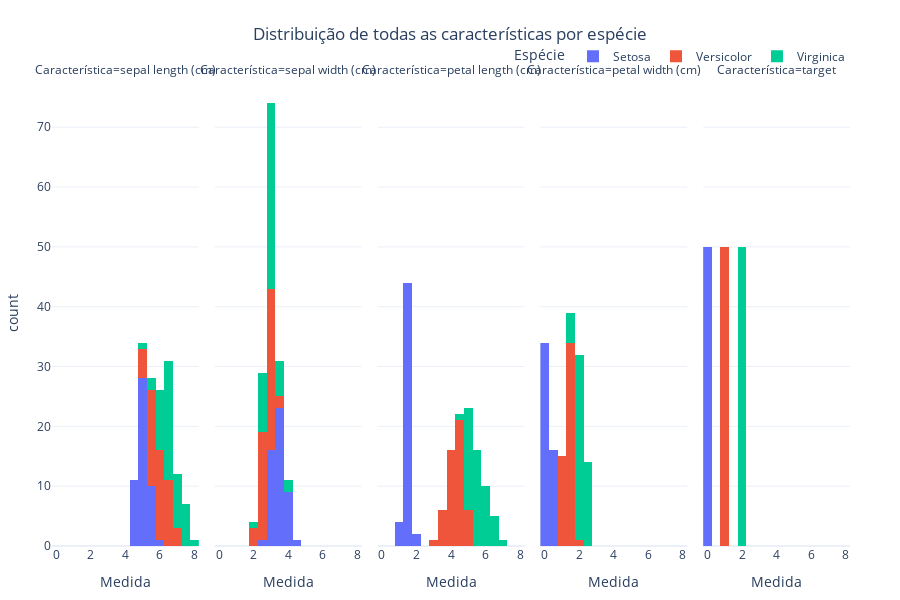

Source (notebook cell):
### Code cell
# Criar histograma de todas as características separadas por espécie
fig = px.histogram(df_melted, 
                    x="Valor", 
                    facet_col="Característica", 
                    color="species", 
                    title="Distribuição de todas as características por espécie",
                    labels={"Valor": "Medida", "species": "Espécie"})

# Melhorias de layout
fig.update_layout(
    title_x=0.5,  # Centraliza o título
    height=600,
    template="plotly_white",
    margin=dict(l=50, r=50, t=80, b=50),
    font=dict(size=12),
    legend_title_text="Espécie",
    legend=dict(
        orientation="h",
        yanchor="bottom",
        y=1.02,
        xanchor="right",
        x=1
    )
)

# Exibir o gráfico
fig.show()

### Figure 1 — Plotly figure (JSON) as saved in the notebook; plotly's stock layout.template omitted (floating-point values rounded to 4 significant figures)
{"data": [{"bingroup": "x", "hovertemplate": "Espécie=Setosa<br>Característica=sepal length (cm)<br>Medida=%{x}<br>count=%{y}<extra></extra>", "legendgroup": "Setosa", "marker": {"color": "#636efa", "pattern": {"shape": ""}}, "name": "Setosa", "orientation": "v", "showlegend": true, "type": "histogram", "x": [5.1, 4.9, 4.7, 4.6, 5.0, 5.4, 4.6, 5.0, 4.4, 4.9, 5.4, 4.8, 4.8, 4.3, 5.8, 5.7, 5.4, 5.1, 5.7, 5.1, 5.4, 5.1, 4.6, 5.1, 4.8, 5.0, 5.0, 5.2, 5.2, 4.7, 4.8, 5.4, 5.2, 5.5, 4.9, 5.0, 5.5, 4.9, 4.4, 5.1, 5.0, 4.5, 4.4, 5.0, 5.1, 4.8, 5.1, 4.6, 5.3, 5.0], "xaxis": "x", "yaxis": "y"}, {"bingroup": "x", "hovertemplate": "Espécie=Setosa<br>Característica=sepal width (cm)<br>Medida=%{x}<br>count=%{y}<extra></extra>", "legendgroup": "Setosa", "marker": {"color": "#636efa", "pattern": {"shape": ""}}, "name": "Setosa", "orientation": "v", "showlegend": false, "type": "histogram", "x": [3.5, 3.0, 3.2, 3.1, 3.6, 3.9, 3.4, 3.4, 2.9, 3.1, 3.7, 3.4, 3.0, 3.0, 4.0, 4.4, 3.9, 3.5, 3.8, 3.8, 3.4, 3.7, 3.6, 3.3, 3.4, 3.0, 3.4, 3.5, 3.4, 3.2, 3.1, 3.4, 4.1, 4.2, 3.1, 3.2, 3.5, 3.6, 3.0, 3.4, 3.5, 2.3, 3.2, 3.5, 3.8, 3.0, 3.8, 3.2, 3.7, 3.3], "xaxis": "x2", "yaxis": "y2"}, {"bingroup": "x", "hovertemplate": "Espécie=Setosa<br>Característica=petal length (cm)<br>Medida=%{x}<br>count=%{y}<extra></extra>", "legendgroup": "Setosa", "marker": {"color": "#636efa", "pattern": {"shape": ""}}, "name": "Setosa", "orientation": "v", "showlegend": false, "type": "histogram", "x": [1.4, 1.4, 1.3, 1.5, 1.4, 1.7, 1.4, 1.5, 1.4, 1.5, 1.5, 1.6, 1.4, 1.1, 1.2, 1.5, 1.3, 1.4, 1.7, 1.5, 1.7, 1.5, 1.0, 1.7, 1.9, 1.6, 1.6, 1.5, 1.4, 1.6, 1.6, 1.5, 1.5, 1.4, 1.5, 1.2, 1.3, 1.4, 1.3, 1.5, 1.3, 1.3, 1.3, 1.6, 1.9, 1.4, 1.6, 1.4, 1.5, 1.4], "xaxis": "x3", "yaxis": "y3"}, {"bingroup": "x", "hovertemplate": "Espécie=Setosa<br>Característica=petal width (cm)<br>Medida=%{x}<br>count=%{y}<extra></extra>", "legendgroup": "Setosa", "marker": {"color": "#636efa", "pattern": {"shape": ""}}, "name": "Setosa", "orientation": "v", "showlegend": false, "type": "histogram", "x": [0.2, 0.2, 0.2, 0.2, 0.2, 0.4, 0.3, 0.2, 0.2, 0.1, 0.2, 0.2, 0.1, 0.1, 0.2, 0.4, 0.4, 0.3, 0.3, 0.3, 0.2, 0.4, 0.2, 0.5, 0.2, 0.2, 0.4, 0.2, 0.2, 0.2, 0.2, 0.4, 0.1, 0.2, 0.2, 0.2, 0.2, 0.1, 0.2, 0.2, 0.3, 0.3, 0.2, 0.6, 0.4, 0.3, 0.2, 0.2, 0.2, 0.2], "xaxis": "x4", "yaxis": "y4"}, {"bingroup": "x", "hovertemplate": "Espécie=Setosa<br>Característica=target<br>Medida=%{x}<br>count=%{y}<extra></extra>", "legendgroup": "Setosa", "marker": {"color": "#636efa", "pattern": {"shape": ""}}, "name": "Setosa", "orientation": "v", "showlegend": false, "type": "histogram", "x": [0.0, 0.0, 0.0, 0.0, 0.0, 0.0, 0.0, 0.0, 0.0, 0.0, 0.0, 0.0, 0.0, 0.0, 0.0, 0.0, 0.0, 0.0, 0.0, 0.0, 0.0, 0.0, 0.0, 0.0, 0.0, 0.0, 0.0, 0.0, 0.0, 0.0, 0.0, 0.0, 0.0, 0.0, 0.0, 0.0, 0.0, 0.0, 0.0, 0.0, 0.0, 0.0, 0.0, 0.0, 0.0, 0.0, 0.0, 0.0, 0.0, 0.0], "xaxis": "x5", "yaxis": "y5"}, {"bingroup": "x", "hovertemplate": "Espécie=Versicolor<br>Característica=sepal length (cm)<br>Medida=%{x}<br>count=%{y}<extra></extra>", "legendgroup": "Versicolor", "marker": {"color": "#EF553B", "pattern": {"shape": ""}}, "name": "Versicolor", "orientation": "v", "showlegend": true, "type": "histogram", "x": [7.0, 6.4, 6.9, 5.5, 6.5, 5.7, 6.3, 4.9, 6.6, 5.2, 5.0, 5.9, 6.0, 6.1, 5.6, 6.7, 5.6, 5.8, 6.2, 5.6, 5.9, 6.1, 6.3, 6.1, 6.4, 6.6, 6.8, 6.7, 6.0, 5.7, 5.5, 5.5, 5.8, 6.0, 5.4, 6.0, 6.7, 6.3, 5.6, 5.5, 5.5, 6.1, 5.8, 5.0, 5.6, 5.7, 5.7, 6.2, 5.1, 5.7], "xaxis": "x", "yaxis": "y"}, {"bingroup": "x", "hovertemplate": "Espécie=Versicolor<br>Característica=sepal width (cm)<br>Medida=%{x}<br>count=%{y}<extra></extra>", "legendgroup": "Versicolor", "marker": {"color": "#EF553B", "pattern": {"shape": ""}}, "name": "Versicolor", "orientation": "v", "showlegend": false, "type": "histogram", "x": [3.2, 3.2, 3.1, 2.3, 2.8, 2.8, 3.3, 2.4, 2.9, 2.7, 2.0, 3.0, 2.2, 2.9, 2.9, 3.1, 3.0, 2.7, 2.2, 2.5, 3.2, 2.8, 2.5, 2.8, 2.9, 3.0, 2.8, 3.0, 2.9, 2.6, 2.4, 2.4, 2.7, 2.7, 3.0, 3.4, 3.1, 2.3, 3.0, 2.5, 2.6, 3.0, 2.6, 2.3, 2.7, 3.0, 2.9, 2.9, 2.5, 2.8], "xaxis": "x2", "yaxis": "y2"}, {"bingroup": "x", "hovertemplate": "Espécie=Versicolor<br>Característica=petal length (cm)<br>Medida=%{x}<br>count=%{y}<extra></extra>", "legendgroup": "Versicolor", "marker": {"color": "#EF553B", "pattern": {"shape": ""}}, "name": "Versicolor", "orientation": "v", "showlegend": false, "type": "histogram", "x": [4.7, 4.5, 4.9, 4.0, 4.6, 4.5, 4.7, 3.3, 4.6, 3.9, 3.5, 4.2, 4.0, 4.7, 3.6, 4.4, 4.5, 4.1, 4.5, 3.9, 4.8, 4.0, 4.9, 4.7, 4.3, 4.4, 4.8, 5.0, 4.5, 3.5, 3.8, 3.7, 3.9, 5.1, 4.5, 4.5, 4.7, 4.4, 4.1, 4.0, 4.4, 4.6, 4.0, 3.3, 4.2, 4.2, 4.2, 4.3, 3.0, 4.1], "xaxis": "x3", "yaxis": "y3"}, {"bingroup": "x", "hovertemplate": "Espécie=Versicolor<br>Característica=petal width (cm)<br>Medida=%{x}<br>count=%{y}<extra></extra>", "legendgroup": "Versicolor", "marker": {"color": "#EF553B", "pattern": {"shape": ""}}, "name": "Versicolor", "orientation": "v", "showlegend": false, "type": "histogram", "x": [1.4, 1.5, 1.5, 1.3, 1.5, 1.3, 1.6, 1.0, 1.3, 1.4, 1.0, 1.5, 1.0, 1.4, 1.3, 1.4, 1.5, 1.0, 1.5, 1.1, 1.8, 1.3, 1.5, 1.2, 1.3, 1.4, 1.4, 1.7, 1.5, 1.0, 1.1, 1.0, 1.2, 1.6, 1.5, 1.6, 1.5, 1.3, 1.3, 1.3, 1.2, 1.4, 1.2, 1.0, 1.3, 1.2, 1.3, 1.3, 1.1, 1.3], "xaxis": "x4", "yaxis": "y4"}, {"bingroup": "x", "hovertemplate": "Espécie=Versicolor<br>Característica=target<br>Medida=%{x}<br>count=%{y}<extra></extra>", "legendgroup": "Versicolor", "marker": {"color": "#EF553B", "pattern": {"shape": ""}}, "name": "Versicolor", "orientation": "v", "showlegend": false, "type": "histogram", "x": [1.0, 1.0, 1.0, 1.0, 1.0, 1.0, 1.0, 1.0, 1.0, 1.0, 1.0, 1.0, 1.0, 1.0, 1.0, 1.0, 1.0, 1.0, 1.0, 1.0, 1.0, 1.0, 1.0, 1.0, 1.0, 1.0, 1.0, 1.0, 1.0, 1.0, 1.0, 1.0, 1.0, 1.0, 1.0, 1.0, 1.0, 1.0, 1.0, 1.0, 1.0, 1.0, 1.0, 1.0, 1.0, 1.0, 1.0, 1.0, 1.0, 1.0], "xaxis": "x5", "yaxis": "y5"}, {"bingroup": "x", "hovertemplate": "Espécie=Virginica<br>Característica=sepal length (cm)<br>Medida=%{x}<br>count=%{y}<extra></extra>", "legendgroup": "Virginica", "marker": {"color": "#00cc96", "pattern": {"shape": ""}}, "name": "Virginica", "orientation": "v", "showlegend": true, "type": "histogram", "x": [6.3, 5.8, 7.1, 6.3, 6.5, 7.6, 4.9, 7.3, 6.7, 7.2, 6.5, 6.4, 6.8, 5.7, 5.8, 6.4, 6.5, 7.7, 7.7, 6.0, 6.9, 5.6, 7.7, 6.3, 6.7, 7.2, 6.2, 6.1, 6.4, 7.2, 7.4, 7.9, 6.4, 6.3, 6.1, 7.7, 6.3, 6.4, 6.0, 6.9, 6.7, 6.9, 5.8, 6.8, 6.7, 6.7, 6.3, 6.5, 6.2, 5.9], "xaxis": "x", "yaxis": "y"}, {"bingroup": "x", "hovertemplate": "Espécie=Virginica<br>Característica=sepal width (cm)<br>Medida=%{x}<br>count=%{y}<extra></extra>", "legendgroup": "Virginica", "marker": {"color": "#00cc96", "pattern": {"shape": ""}}, "name": "Virginica", "orientation": "v", "showlegend": false, "type": "histogram", "x": [3.3, 2.7, 3.0, 2.9, 3.0, 3.0, 2.5, 2.9, 2.5, 3.6, 3.2, 2.7, 3.0, 2.5, 2.8, 3.2, 3.0, 3.8, 2.6, 2.2, 3.2, 2.8, 2.8, 2.7, 3.3, 3.2, 2.8, 3.0, 2.8, 3.0, 2.8, 3.8, 2.8, 2.8, 2.6, 3.0, 3.4, 3.1, 3.0, 3.1, 3.1, 3.1, 2.7, 3.2, 3.3, 3.0, 2.5, 3.0, 3.4, 3.0], "xaxis": "x2", "yaxis": "y2"}, {"bingroup": "x", "hovertemplate": "Espécie=Virginica<br>Característica=petal length (cm)<br>Medida=%{x}<br>count=%{y}<extra></extra>", "legendgroup": "Virginica", "marker": {"color": "#00cc96", "pattern": {"shape": ""}}, "name": "Virginica", "orientation": "v", "showlegend": false, "type": "histogram", "x": [6.0, 5.1, 5.9, 5.6, 5.8, 6.6, 4.5, 6.3, 5.8, 6.1, 5.1, 5.3, 5.5, 5.0, 5.1, 5.3, 5.5, 6.7, 6.9, 5.0, 5.7, 4.9, 6.7, 4.9, 5.7, 6.0, 4.8, 4.9, 5.6, 5.8, 6.1, 6.4, 5.6, 5.1, 5.6, 6.1, 5.6, 5.5, 4.8, 5.4, 5.6, 5.1, 5.1, 5.9, 5.7, 5.2, 5.0, 5.2, 5.4, 5.1], "xaxis": "x3", "yaxis": "y3"}, {"bingroup": "x", "hovertemplate": "Espécie=Virginica<br>Característica=petal width (cm)<br>Medida=%{x}<br>count=%{y}<extra></extra>", "legendgroup": "Virginica", "marker": {"color": "#00cc96", "pattern": {"shape": ""}}, "name": "Virginica", "orientation": "v", "showlegend": false, "type": "histogram", "x": [2.5, 1.9, 2.1, 1.8, 2.2, 2.1, 1.7, 1.8, 1.8, 2.5, 2.0, 1.9, 2.1, 2.0, 2.4, 2.3, 1.8, 2.2, 2.3, 1.5, 2.3, 2.0, 2.0, 1.8, 2.1, 1.8, 1.8, 1.8, 2.1, 1.6, 1.9, 2.0, 2.2, 1.5, 1.4, 2.3, 2.4, 1.8, 1.8, 2.1, 2.4, 2.3, 1.9, 2.3, 2.5, 2.3, 1.9, 2.0, 2.3, 1.8], "xaxis": "x4", "yaxis": "y4"}, {"bingroup": "x", "hovertemplate": "Espécie=Virginica<br>Característica=target<br>Medida=%{x}<br>count=%{y}<extra></extra>", "legendgroup": "Virginica", "marker": {"color": "#00cc96", "pattern": {"shape": ""}}, "name": "Virginica", "orientation": "v", "showlegend": false, "type": "histogram", "x": [2.0, 2.0, 2.0, 2.0, 2.0, 2.0, 2.0, 2.0, 2.0, 2.0, 2.0, 2.0, 2.0, 2.0, 2.0, 2.0, 2.0, 2.0, 2.0, 2.0, 2.0, 2.0, 2.0, 2.0, 2.0, 2.0, 2.0, 2.0, 2.0, 2.0, 2.0, 2.0, 2.0, 2.0, 2.0, 2.0, 2.0, 2.0, 2.0, 2.0, 2.0, 2.0, 2.0, 2.0, 2.0, 2.0, 2.0, 2.0, 2.0, 2.0], "xaxis": "x5", "yaxis": "y5"}], "layout": {"annotations": [{"font": {}, "showarrow": false, "text": "Característica=sepal length (cm)", "x": 0.092, "xanchor": "center", "xref": "paper", "y": 1, "yanchor": "bottom", "yref": "paper"}, {"font": {}, "showarrow": false, "text": "Característica=sepal width (cm)", "x": 0.296, "xanchor": "center", "xref": "paper", "y": 1, "yanchor": "bottom", "yref": "paper"}, {"font": {}, "showarrow": false, "text": "Característica=petal length (cm)", "x": 0.5, "xanchor": "center", "xref": "paper", "y": 1, "yanchor": "bottom", "yref": "paper"}, {"font": {}, "showarrow": false, "text": "Característica=petal width (cm)", "x": 0.704, "xanchor": "center", "xref": "paper", "y": 1, "yanchor": "bottom", "yref": "paper"}, {"font": {}, "showarrow": false, "text": "Característica=target", "x": 0.908, "xanchor": "center", "xref": "paper", "y": 1, "yanchor": "bottom", "yref": "paper"}], "barmode": "relative", "font": {"size": 12}, "height": 600, "legend": {"orientation": "h", "title": {"text": "Espécie"}, "tracegroupgap": 0, "x": 1, "xanchor": "right", "y": 1.02, "yanchor": "bottom"}, "margin": {"b": 50, "l": 50, "r": 50, "t": 80}, "title": {"text": "Distribuição de todas as características por espécie", "x": 0.5}, "xaxis": {"anchor": "y", "domain": [0, 0.184], "title": {"text": "Medida"}}, "xaxis2": {"anchor": "y2", "domain": [0.204, 0.388], "matches": "x", "title": {"text": "Medida"}}, "xaxis3": {"anchor": "y3", "domain": [0.408, 0.592], "matches": "x", "title": {"text": "Medida"}}, "xaxis4": {"anchor": "y4", "domain": [0.612, 0.796], "matches": "x", "title": {"text": "Medida"}}, "xaxis5": {"anchor": "y5", "domain": [0.816, 1], "matches": "x", "title": {"text": "Medida"}}, "yaxis": {"anchor": "x", "domain": [0, 1], "title": {"text": "count"}}, "yaxis2": {"anchor": "x2", "domain": [0, 1], "matches": "y", "showticklabels": false}, "yaxis3": {"anchor": "x3", "domain": [0, 1], "matches": "y", "showticklabels": false}, "yaxis4": {"anchor": "x4", "domain": [0, 1], "matches": "y", "showticklabels": false}, "yaxis5": {"anchor": "x5", "domain": [0, 1], "matches": "y", "showticklabels": false}}}
